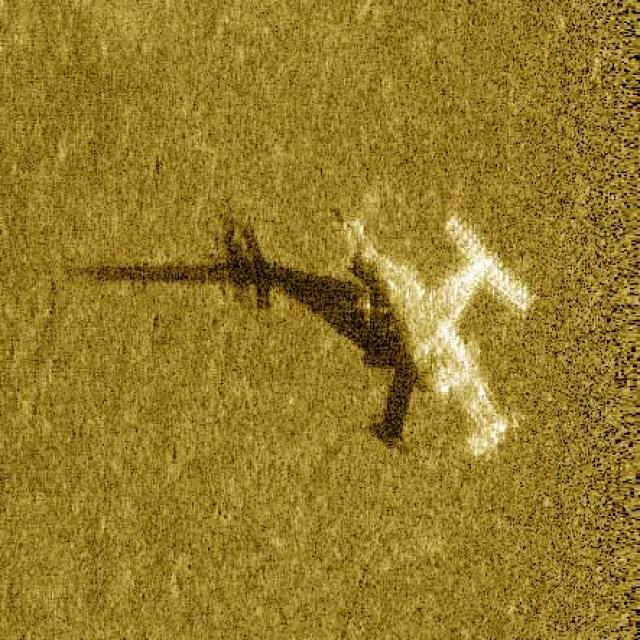
#> input picture text/images/000012_jpg.rf.b76b3c145d081a2a8ae2601c202bdc84.jpg, 640 x 640 px
$ python -i quality.py   (imports and definitions only)   (older library calls are emulated)
#> lines starting #> are read from the running program, lines starting #| are printed output that depends on the picture
"""
utils/quality.py
-----------------
Image Quality Assessment layer for AquaShield.

IMPORTANT: This module is a QUALITY-AWARENESS layer only. It does NOT predict
model accuracy, does NOT modify detections, and is NOT a trained AI component.
It uses classical image statistics (brightness, contrast, noise, blur) to warn
the operator about conditions that commonly degrade detection reliability.
"""

from dataclasses import dataclass, field
from typing import List
import numpy as np
import cv2


@dataclass
class QualityReport:
    brightness: float
    contrast: float
    noise_estimate: float
    sharpness: float  # Laplacian variance
    rating: str  # "Good" | "Moderate" | "Poor"
    warnings: List[str] = field(default_factory=list)

    def as_dict(self):
        return {
            "Brightness (0-255)": round(self.brightness, 1),
            "Contrast (std dev)": round(self.contrast, 1),
            "Noise Estimate": round(self.noise_estimate, 2),
            "Sharpness (Laplacian Var)": round(self.sharpness, 1),
            "Rating": self.rating,
        }


def _to_gray(image: np.ndarray) -> np.ndarray:
    if image.ndim == 3:
        return cv2.cvtColor(image, cv2.COLOR_RGB2GRAY)
    return image


def _estimate_noise(gray: np.ndarray) -> float:
    """
    Fast noise estimate using the Laplacian-of-Gaussian residual method
    (Immerkaer, 1996). Cheap, classical, no ML involved.
    """
    h, w = gray.shape
    laplacian_kernel = np.array([[1, -2, 1], [-2, 4, -2], [1, -2, 1]], dtype=np.float64)
    conv = cv2.filter2D(gray.astype(np.float64), -1, laplacian_kernel)
    sigma = np.sum(np.abs(conv))
    sigma = sigma * np.sqrt(0.5 * np.pi) / (6 * (w - 2) * (h - 2))
    return float(sigma)


def assess_image_quality(image: np.ndarray) -> QualityReport:
    """
    Compute classical image-quality statistics.

    Args:
        image: RGB or grayscale numpy array (as loaded via PIL/cv2 upstream).

    Returns:
        QualityReport with a Good/Moderate/Poor rating and plain-language
        warnings. This is a heuristic quality-awareness aid, not an
        accuracy predictor.
    """
    gray = _to_gray(image)

    brightness = float(np.mean(gray))
    contrast = float(np.std(gray))
    noise_estimate = _estimate_noise(gray)
    sharpness = float(cv2.Laplacian(gray, cv2.CV_64F).var())

    warnings: List[str] = []
    score = 0  # higher = better, 0-4 scale of passed checks

    # Brightness checks
    if brightness < 40:
        warnings.append("Image is very dark — low brightness may hide low-contrast targets.")
    elif brightness > 215:
        warnings.append("Image is very bright / overexposed — detail may be washed out.")
    else:
        score += 1

    # Contrast checks
    if contrast < 20:
        warnings.append("Low contrast may affect detection reliability.")
    else:
        score += 1

    # Noise checks
    if noise_estimate > 6.0:
        warnings.append("High estimated noise level — may increase false positives/negatives.")
    else:
        score += 1

    # Sharpness / blur checks
    if sharpness < 60:
        warnings.append("Image appears blurry or low-detail (low sharpness score).")
    else:
        score += 1

    if score >= 4:
        rating = "Good"
    elif score >= 2:
        rating = "Moderate"
    else:
        rating = "Poor"

    if not warnings:
        warnings.append("No significant quality issues detected.")

    return QualityReport(
        brightness=brightness,
        contrast=contrast,
        noise_estimate=noise_estimate,
        sharpness=sharpness,
        rating=rating,
        warnings=warnings,
    )

>>> import cv2
>>> picture = cv2.cvtColor(cv2.imread('../../text/images/000012_jpg.rf.b76b3c145d081a2a8ae2601c202bdc84.jpg'), cv2.COLOR_BGR2RGB)
>>> result = assess_image_quality(picture)
#> in _to_gray, `return cv2.cvtColor(image, cv2.COLOR_RGB2GRAY)`:
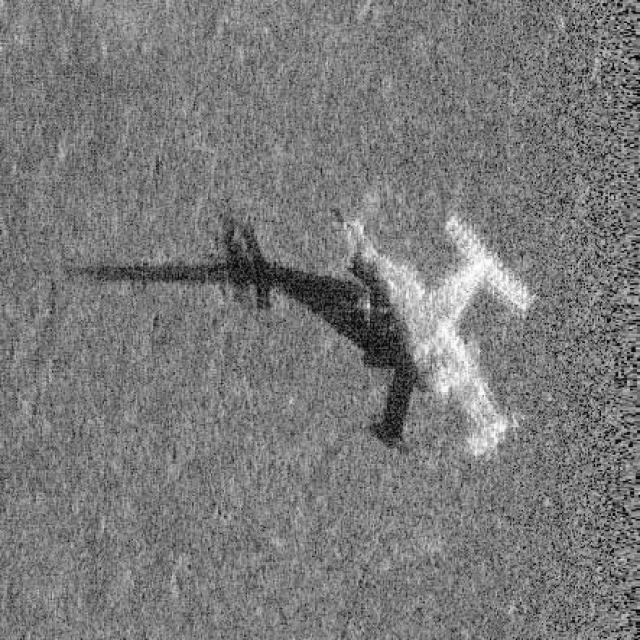
#> returned value: shape (640, 640); min 3, max 254, mean 121.9
#> in assess_image_quality, `brightness = float(np.mean(gray))`: brightness = 121.9
#> in assess_image_quality, `contrast = float(np.std(gray))`: contrast = 29.84
#> in _estimate_noise, `conv = cv2.filter2D(gray.astype(np.float64), -1, laplacian_kernel)`:
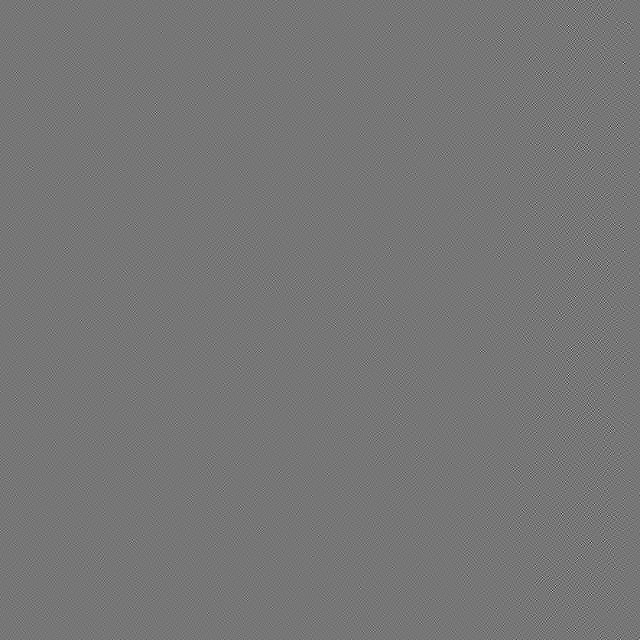
#> conv: shape (640, 640) float64; min -437, max 502, mean 0; drawn with min black and max white
#> in _estimate_noise, `sigma = np.sum(np.abs(conv))`: sigma = 9206823
#> in _estimate_noise, `sigma = sigma * np.sqrt(0.5 * np.pi) / (6 * (w - 2) * (h - 2))`: sigma = 4.72
#> in assess_image_quality, `sharpness = float(cv2.Laplacian(gray, cv2.CV_64F).var())`: sharpness = 2331.6

$ run again, on text/images/000028_jpg.rf.eddca58099464d1ee753acd002c8cb70.jpg
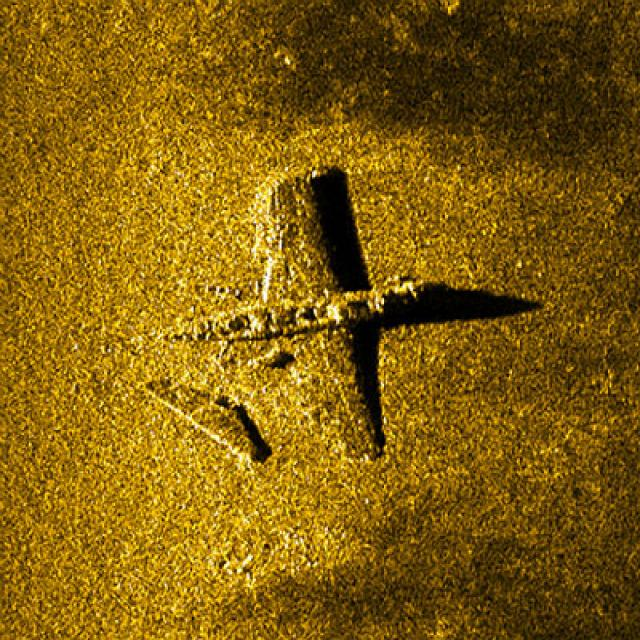
#> input picture text/images/000028_jpg.rf.eddca58099464d1ee753acd002c8cb70.jpg, 640 x 640 px
#> in _to_gray, `return cv2.cvtColor(image, cv2.COLOR_RGB2GRAY)`:
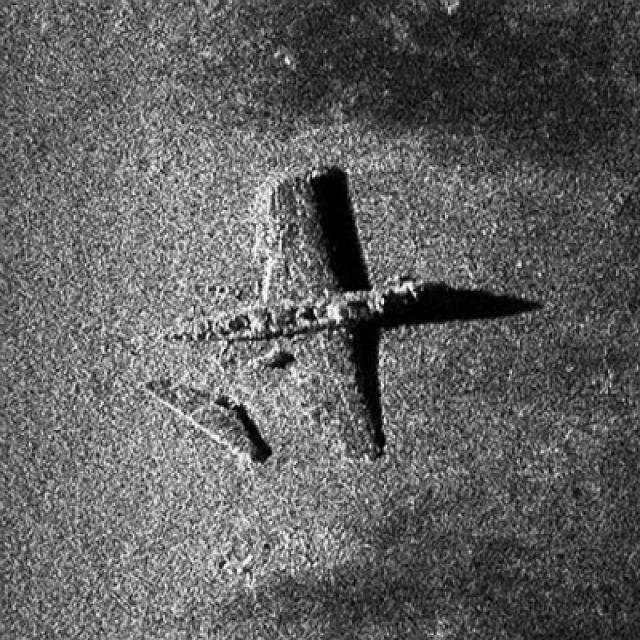
#> returned value: shape (640, 640); min 0, max 254, mean 96.3
#> brightness = 96.3
#> contrast = 46.48
#> in _estimate_noise, `sigma = np.sum(np.abs(conv))`: sigma = 6604023
#> in _estimate_noise, `sigma = sigma * np.sqrt(0.5 * np.pi) / (6 * (w - 2) * (h - 2))`: sigma = 3.39
#> sharpness = 1915.3
